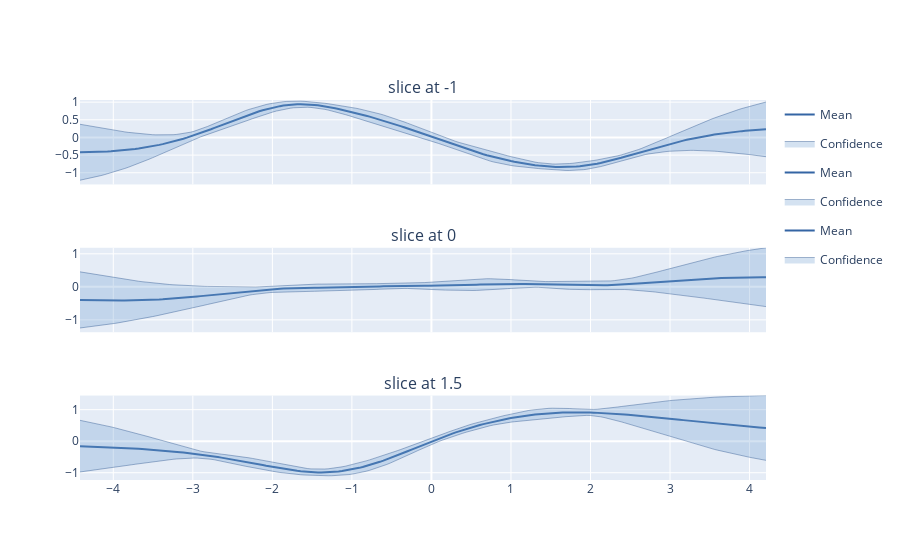

Write notebook code for a chart like this one.
### Code cell
# Vertical Slices
slices = [-1, 0, 1.5]
figure = GPy.plotting.plotting_library().figure(3, 1,
                                                shared_xaxes=True,
                                                subplot_titles=('slice at -1',
                                                                'slice at 0',
                                                                'slice at 1.5',
                                                                )
                                                )
for i, y in zip(range(3), slices):
    canvas = m.plot(figure=figure, fixed_inputs=[(0, y)], row=(i + 1), plot_data=False)
GPy.plotting.show(canvas, filename='basic_gp_regression_notebook_slicing_vertical')

### Figure 1 — Plotly figure (JSON) as saved in the notebook; plotly's stock layout.template omitted (floating-point values rounded to 4 significant figures; data arrays with more than 128 entries replaced by an {"elided": "..."} marker saying what was removed)
{"data": [{"line": {"color": "#3465a4", "width": 2}, "mode": "lines", "name": "Mean", "showlegend": true, "type": "scatter", "x": {"elided": "200 float values"}, "xaxis": "x", "y": {"elided": "200 float values"}, "yaxis": "y"}, {"fillcolor": "rgba(114, 159, 207, 0.3)", "legendgroup": "Confidence_fill_(1,1)", "line": {"color": "#204a87", "width": 0.4}, "mode": "lines", "name": "Confidence", "opacity": 0.3, "showlegend": false, "type": "scatter", "x": {"elided": "200 float values"}, "xaxis": "x", "y": {"elided": "200 float values"}, "yaxis": "y"}, {"fill": "tonextx", "fillcolor": "rgba(114, 159, 207, 0.3)", "legendgroup": "Confidence_fill_(1,1)", "line": {"color": "#204a87", "width": 0.4}, "mode": "lines", "name": "Confidence", "opacity": 0.3, "showlegend": true, "type": "scatter", "x": {"elided": "200 float values"}, "xaxis": "x", "y": {"elided": "200 float values"}, "yaxis": "y"}, {"line": {"color": "#3465a4", "width": 2}, "mode": "lines", "name": "Mean", "showlegend": true, "type": "scatter", "x": {"elided": "200 float values"}, "xaxis": "x2", "y": {"elided": "200 float values"}, "yaxis": "y2"}, {"fillcolor": "rgba(114, 159, 207, 0.3)", "legendgroup": "Confidence_fill_(2,1)", "line": {"color": "#204a87", "width": 0.4}, "mode": "lines", "name": "Confidence", "opacity": 0.3, "showlegend": false, "type": "scatter", "x": {"elided": "200 float values"}, "xaxis": "x2", "y": {"elided": "200 float values"}, "yaxis": "y2"}, {"fill": "tonextx", "fillcolor": "rgba(114, 159, 207, 0.3)", "legendgroup": "Confidence_fill_(2,1)", "line": {"color": "#204a87", "width": 0.4}, "mode": "lines", "name": "Confidence", "opacity": 0.3, "showlegend": true, "type": "scatter", "x": {"elided": "200 float values"}, "xaxis": "x2", "y": {"elided": "200 float values"}, "yaxis": "y2"}, {"line": {"color": "#3465a4", "width": 2}, "mode": "lines", "name": "Mean", "showlegend": true, "type": "scatter", "x": {"elided": "200 float values"}, "xaxis": "x3", "y": {"elided": "200 float values"}, "yaxis": "y3"}, {"fillcolor": "rgba(114, 159, 207, 0.3)", "legendgroup": "Confidence_fill_(3,1)", "line": {"color": "#204a87", "width": 0.4}, "mode": "lines", "name": "Confidence", "opacity": 0.3, "showlegend": false, "type": "scatter", "x": {"elided": "200 float values"}, "xaxis": "x3", "y": {"elided": "200 float values"}, "yaxis": "y3"}, {"fill": "tonextx", "fillcolor": "rgba(114, 159, 207, 0.3)", "legendgroup": "Confidence_fill_(3,1)", "line": {"color": "#204a87", "width": 0.4}, "mode": "lines", "name": "Confidence", "opacity": 0.3, "showlegend": true, "type": "scatter", "x": {"elided": "200 float values"}, "xaxis": "x3", "y": {"elided": "200 float values"}, "yaxis": "y3"}], "layout": {"annotations": [{"font": {"size": 16}, "showarrow": false, "text": "slice at -1", "x": 0.5, "xanchor": "center", "xref": "paper", "y": 1, "yanchor": "bottom", "yref": "paper"}, {"font": {"size": 16}, "showarrow": false, "text": "slice at 0", "x": 0.5, "xanchor": "center", "xref": "paper", "y": 0.6111, "yanchor": "bottom", "yref": "paper"}, {"font": {"size": 16}, "showarrow": false, "text": "slice at 1.5", "x": 0.5, "xanchor": "center", "xref": "paper", "y": 0.2222, "yanchor": "bottom", "yref": "paper"}], "showlegend": true, "xaxis": {"anchor": "y", "domain": [0, 1], "matches": "x3", "showticklabels": false}, "xaxis2": {"anchor": "y2", "domain": [0, 1], "matches": "x3", "showticklabels": false}, "xaxis3": {"anchor": "y3", "domain": [0, 1]}, "yaxis": {"anchor": "x", "domain": [0.7778, 1]}, "yaxis2": {"anchor": "x2", "domain": [0.3889, 0.6111]}, "yaxis3": {"anchor": "x3", "domain": [0, 0.2222]}}}
